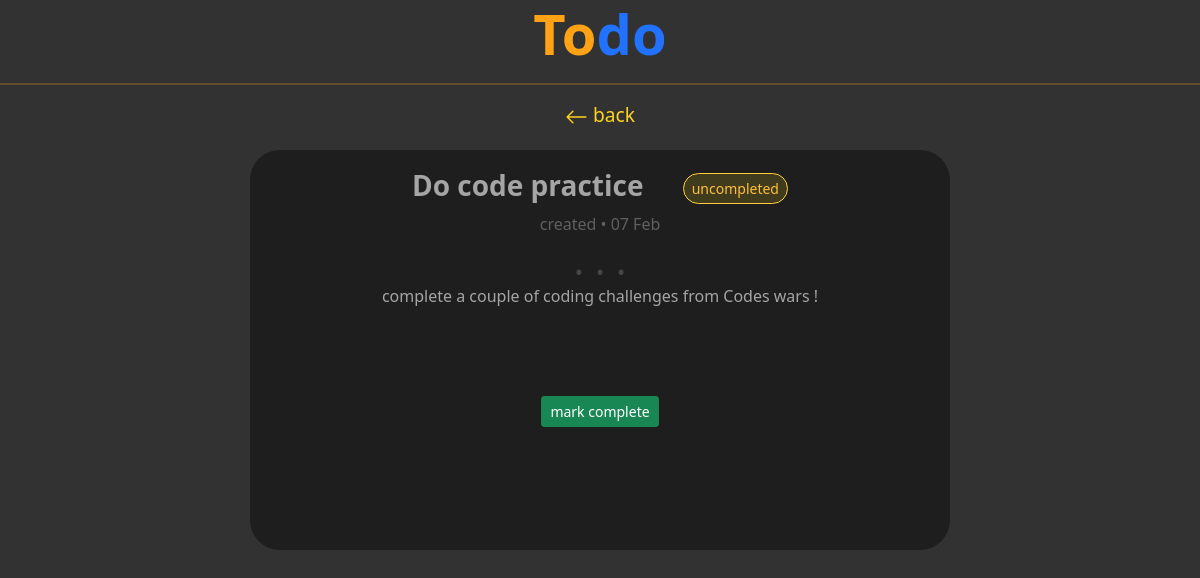
Page /todo/20/ on the committed database.
### todos/models.py (models this page shows, shortened)
class Entry(models.Model):
    title = models.CharField(max_length=100)
    body = models.TextField(null=True,blank=True)
    date_added = models.DateTimeField(auto_now=True)
    completed = models.BooleanField(default=False)

### todos/views.py (the view)
# urls.py: path('todo/<int:todo_id>/',views.todoDetail, name = "todoDetail"),          # URL to a selected to-do
def todoDetail(request,todo_id):
    entry = Entry.objects.get(id = todo_id)                     # getting the entry of a specific Todo
    context = {"entry":entry }
    return render(request,'todos/todoDetail.html',context )

### todos/templates/todos/todoDetail.html (shortened to what this page needs)
{% extends 'todos/base.html'  %}
{% load bootstrap5 %}
{% block content %}
<body style="background-color: rgb(50, 50, 50)">
    <center>
        <a href="{% url 'todos:index'  %}">
         <h1 style="color:rgb(255, 162, 22);font-size:3.5rem"> <strong> To<span style="color: rgb(32, 114, 255);" >do</span>  </strong>  </h1>
        </a>
    <hr style="border: 1px rgb(255, 162, 22) solid;">
    <div  class="d-flex justify-content-center">
        <div class="col-10">
            <a  style="font-size: 1.2rem;margin-bottom: 5rem;color: rgb(255, 210, 28);" href="{% url 'todos:index' %}"> <svg xmlns="http://www.w3.org/2000/svg" width="23" height="26" fill="currentColor" class="bi bi-arrow-left" viewBox="0 0 16 16">
                <path fill-rule="evenodd" d="M15 8a.5.5 0 0 0-.5-.5H2.707l3.147-3.146a.5.5 0 1 0-.708-.708l-4 4a.5.5 0 0 0 0 .708l4 4a.5.5 0 0 0 .708-.708L2.707 8.5H14.5A.5.5 0 0 0 15 8z"/>
              </svg> <span>back</span>
            </a>
        </div>
        <br>
    </div>
    <div  class="d-flex justify-content-center">
        <div  style="background-color: rgb(30, 30, 30);border-radius: 30px;margin-top: 20px;min-height: 400px;"  class="col-md-7 col-sm-9 col-12">
            <div style="margin:0.5cm 1cm 1cm 1cm">
                {% if entry.completed == True %}
                <h3 style="color: rgb(165, 165, 165);font-weight: 600;">  {{entry.title}}
                     <span style="margin-left: 2rem;">
                        <button class="btn btn-sm rounded-pill" style="background-color: rgba(25, 255, 44, 0.149);color: rgb(62, 255, 69);border:1px rgb(62, 255, 69) solid ;" >
                            completed
                        </button>
                    </span>
                 </h3>
                 {% else %}
                 <h3 style="color: rgb(165, 165, 165);font-weight: 600;">  {{entry.title}}
                    <span style="margin-left: 2rem;">
                       <button class="btn btn-sm rounded-pill" style="background-color: rgba(255, 220, 25, 0.149);color: rgb(255, 191, 62);border:1px rgb(255, 207, 62) solid ;" >
                           uncompleted
                       </button>
                   </span>
                </h3>
                {% endif %}
                <p style="margin: 0cm;color:rgb(96, 96, 96)" >created &bull; {{entry.date_added|date:"d M"}}</p>
                <center> <h1 style="margin: 0cm;color:rgb(69, 69, 69)">  . . .   </h1></center>
                <p style="color: rgb(165, 165, 165);">  {{entry.body}}  </p>
                <br><br><br>
                {% if entry.completed == False %}
                    <a class="btn btn-sm btn-success" href="{% url 'todos:markComplete' entry.id %}"> mark complete </a>
                {% endif %}
            </div>
     </div>
    </div>
    </center>
</body>
{% endblock content %}

### todos/static/css/index.css (style rules this page uses)
a { text-decoration: none; }

### rows in the picture
Entry: title "Do code practice", date_added "07 Feb", body "complete a couple of coding challenges from Codes wars !"
